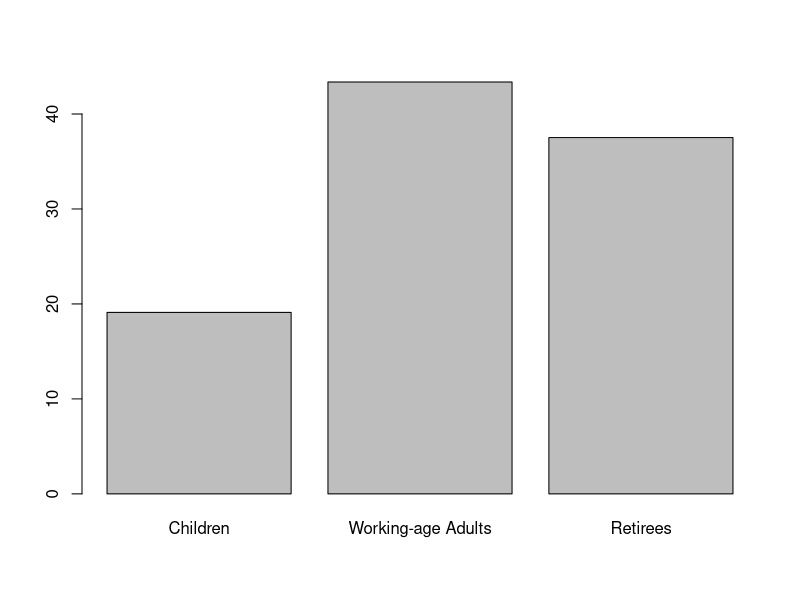
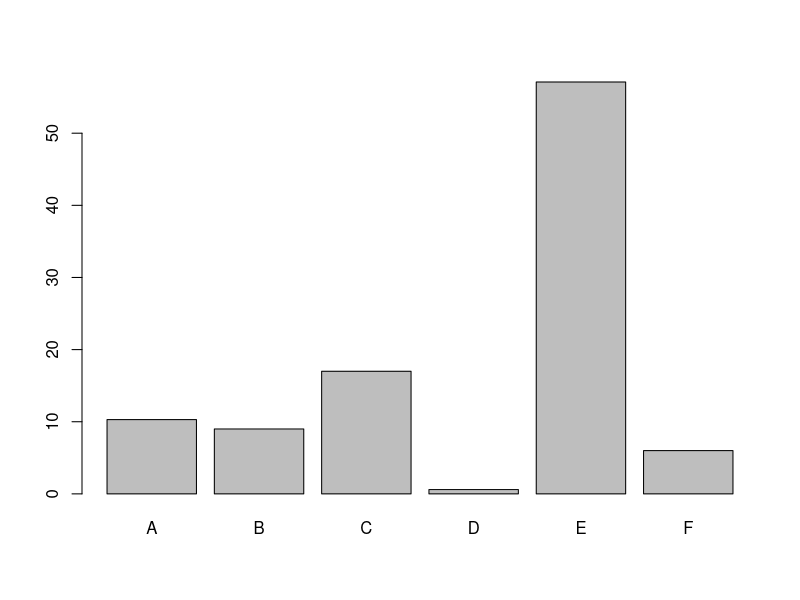
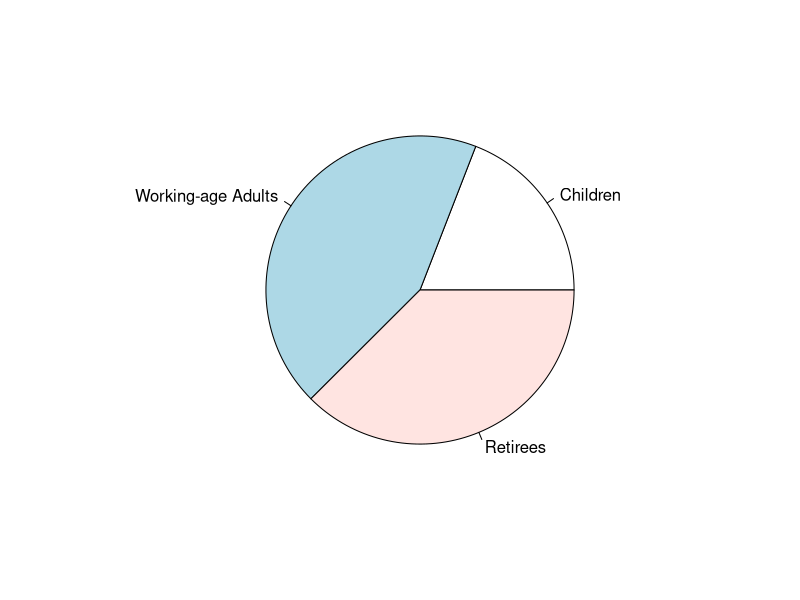
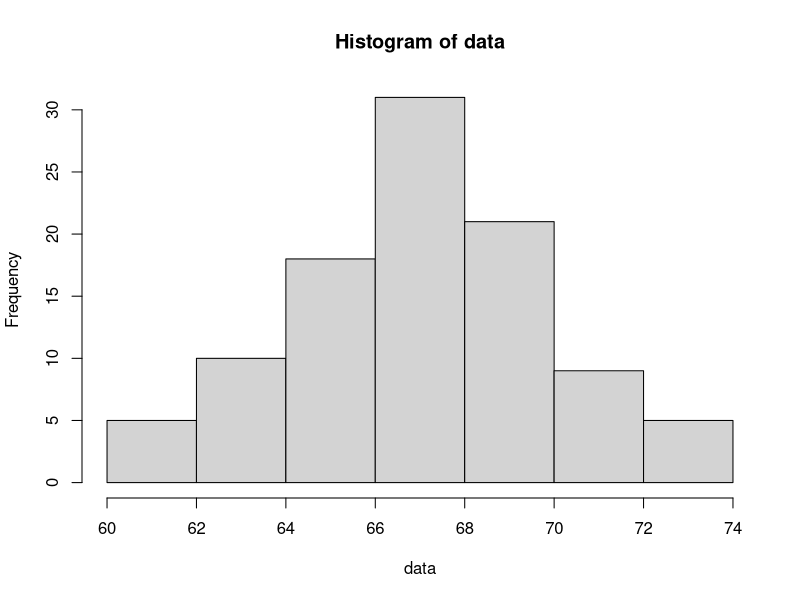
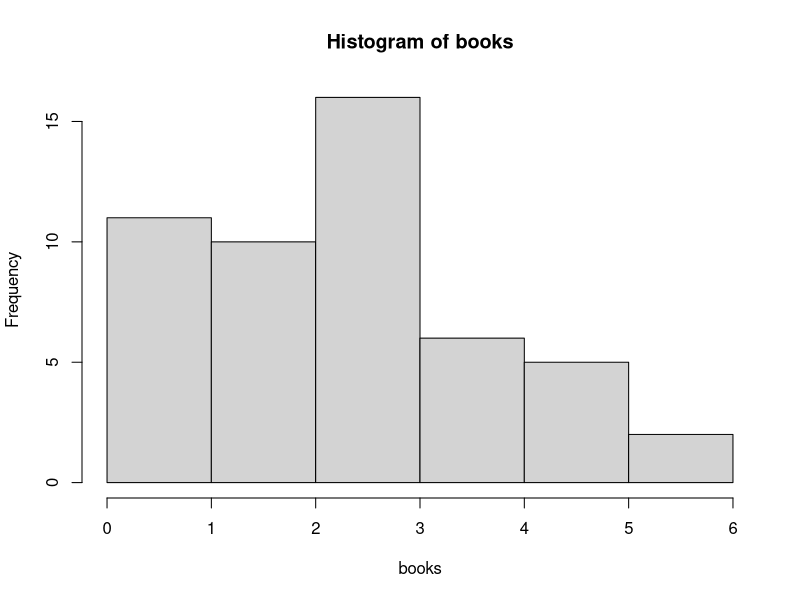
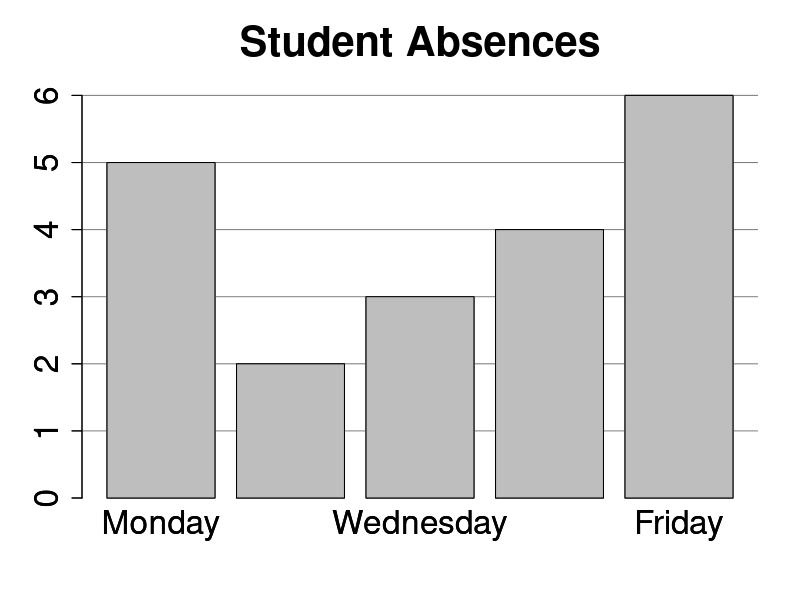
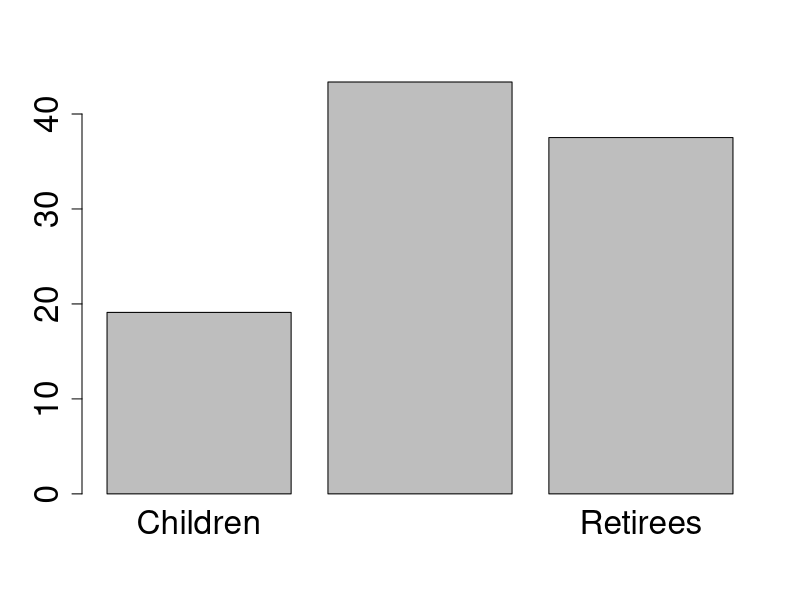
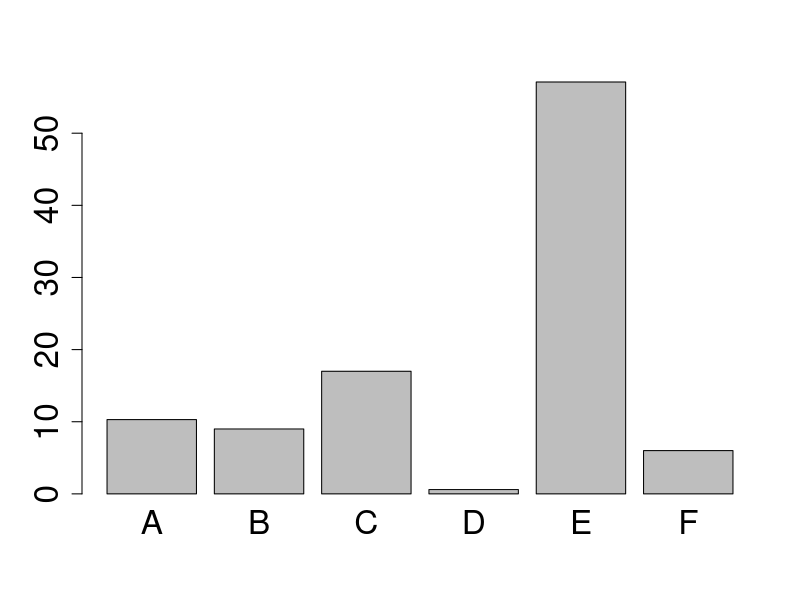

Generate these figures, in order, with R:
# Relative Frequency for Face-to-Face Modality
42/75

# Relative Frequency for Online Modality
26/75

# Relative Frequency for Hybrid Modality
7/75

png("elementary_attendance_barchart.png", width = 1000, height = 500)

absences = c(5, 2, 3, 4, 6)
day = c("Monday", "Tuesday", "Wednesday", "Thursday", "Friday")

barplot(height = absences, names = day, ylim = c(0,6.2), cex.names = 2, cex.axis = 2, cex.main = 2.5, main = "Student Absences")
for (j in 1:6) {
    abline(h = j, col = "gray50")
}
barplot(height = absences, names = day, ylim = c(0,6.2), cex.names = 2, cex.axis = 2, cex.main = 2.5, main = "Student Absences", add = TRUE)

dev.off()

2/20 * 100

proportions = c(19.11, 43.37, 37.52)
age_groups = c("Children", "Working-age Adults", "Retirees")

barplot(height = proportions, names = age_groups)

png("park_city_barchart.png", width = 1000, height = 500)

proportions = c(19.11, 43.37, 37.52)
age_groups = c("Children", "Working-age Adults", "Retirees")

barplot(height = proportions, names = age_groups, cex.names = 2, cex.axis = 2)

dev.off()

APproportion = c(10.3, 9.0, 17.0, 0.6, 57.1, 6.0)
race = c("A", "B", "C", "D", "E", "F")

barplot(height = APproportion, names = race)

png("ap_examinees_barchart.png", width = 1000, height = 500)

APproportion = c(10.3, 9.0, 17.0, 0.6, 57.1, 6.0)
race = c("A", "B", "C", "D", "E", "F")

barplot(height = APproportion, names = race, cex.names = 2, cex.axis = 2)

dev.off()

proportions = c(19.11, 43.37, 37.52)
age_groups = c("Children", "Working-age Adults", "Retirees")

pie(proportions, labels = age_groups)

png("park_city_piechart.png", width = 1000, height = 1000)

par(mar = c(2, 0, 0, 0))

proportions = c(19.11, 43.37, 37.52)
age_groups = c("Children", "Working-age\nAdults", "Retirees")

pie(proportions, labels = age_groups, cex = 2.5)

dev.off()

png("pie_vs_bar.png", width = 1000, height = 1000)

a <- matrix(c(17, 18, 20, 22, 23,
                20, 20, 19, 21, 20,
                23, 22, 20, 18, 17), nrow=3, byrow=T)
  titles <- c("A", "B", "C")
  cols <- c("#173f5f", "#20639b", "#3caea3", "#f6d55c", "tomato2")
  
  defaultmar <- par()$mar
  layout(matrix(c(1,3,5,
                  2,4,6), nrow=2, byrow=T), height=c(1,1))       
  par(cex=2)
  par(font=1)
  par(las=1)
  par(font.axis=1)
  par(mgp=c(1,1,0))
  
  for (i in 1:nrow(a)) {
    par(mar=c(0,0,2,0))
    pie(a[i,], init=90, clockwise=T, col=cols, radius=0.8)
    title(main=titles[i], line=0)
    par(mar=defaultmar+c(-2,-1.5,-4,-0.5))
    par(mgp=c(0,0.5,0))
    barplot(a[i,], horiz=F, xlim=c(0,10), ylim=c(0,25), col=cols, border=1,
            names.arg=1:5, space=0.8, axes=F)
    par(mgp=c(0,1,0))
  
    
    axis(2)
  }

dev.off()

png("gas_hist.png", width = 1000, height = 700)

x = runif(45, min = 4.30, max = 4.40)
x = append(x, runif(60, min = 4.40, max = 4.50))
x = append(x, runif(70, min = 4.50, max = 4.60))
x = append(x, runif(40, min = 4.60, max = 4.70))
x = append(x, runif(20, min = 4.70, max = 4.80))
x = append(x, runif(15, min = 4.80, max = 4.90))
x = append(x, runif(5, min = 4.90, max = 5.00))

par(mgp = c(4, 1, 0), mar = c(5, 6, 5, 0))
hist(x, ylim = c(0, 71), xaxt = "n", xlab = "Gas Prices", main = "Histogram of Gas Prices in the Bay Area", cex.lab = 2.5, cex.axis = 2, cex.main = 2.5, col = "gray70")
for (j in 1:7) {
    abline(h = j*10, col = "gray50")
}
hist(x, ylim = c(0, 71), xaxt = "n", xlab = "Gas Prices", main = "Histogram of Gas Prices in the Bay Area", cex.lab = 2.5, cex.axis = 2, cex.main = 2.5, col = "gray70", add = TRUE)
axis(1, at = seq(from = 4.30, to = 5.00, by = 0.10), labels = c("4.30", "4.40", "4.50", "4.60", "4.70", "4.80", "4.90", "5.00"), cex.axis = 2)

dev.off()

130/255 * 100

data = c(60, 60.5, 61, 61, 61.5, 63.5, 63.5, 63.5, 64, 64, 64, 64, 64, 64, 64, 64.5, 64.5, 64.5, 64.5, 64.5, 64.5, 64.5, 64.5, 66, 66, 66, 66, 66, 66, 66, 66, 66, 66, 66.5, 66.5, 66.5, 66.5, 66.5, 66.5, 66.5, 66.5, 66.5, 66.5, 66.5, 67, 67, 67, 67, 67, 67, 67, 67, 67, 67, 67, 67, 67.5, 67.5, 67.5, 67.5, 67.5, 67.5, 68, 68, 69, 69, 69, 69, 69, 69, 69, 69, 69, 69, 69.5, 69.5, 69.5, 69.5, 69.5, 70, 70, 70, 70, 70, 70, 70.5, 70.5, 70.5, 71, 71, 71, 72, 72, 72, 72.5, 72.5, 73, 73.5, 74)

hist(data)

png("soccer_hist.png", width = 1000, height = 500)

par(mgp = c(4, 1, 0), mar = c(5, 6, 5, 0))
data = c(60, 60.5, 61, 61, 61.5, 63.5, 63.5, 63.5, 64, 64, 64, 64, 64, 64, 64, 64.5, 64.5, 64.5, 64.5, 64.5, 64.5, 64.5, 64.5, 66, 66, 66, 66, 66, 66, 66, 66, 66, 66, 66.5, 66.5, 66.5, 66.5, 66.5, 66.5, 66.5, 66.5, 66.5, 66.5, 66.5, 67, 67, 67, 67, 67, 67, 67, 67, 67, 67, 67, 67, 67.5, 67.5, 67.5, 67.5, 67.5, 67.5, 68, 68, 69, 69, 69, 69, 69, 69, 69, 69, 69, 69, 69.5, 69.5, 69.5, 69.5, 69.5, 70, 70, 70, 70, 70, 70, 70.5, 70.5, 70.5, 71, 71, 71, 72, 72, 72, 72.5, 72.5, 73, 73.5, 74)

hist(data, cex.lab = 2.5, cex.axis = 2, cex.main = 2.5, col = "gray70")

dev.off()

books = c(0, 0, 1, 1, 1, 1, 1, 1, 1, 1, 1, 2, 2, 2, 2, 2, 2, 2, 2, 2, 2, 3, 3, 3, 3, 3, 3, 3, 3, 3, 3, 3, 3, 3, 3, 3, 3, 4, 4, 4, 4, 4, 4, 5, 5, 5, 5, 5, 6, 6)

hist(books)

png("books_hist.png", width = 1000, height = 500)

par(mgp = c(4, 1, 0), mar = c(5, 6, 5, 0))
books = c(0, 0, 1, 1, 1, 1, 1, 1, 1, 1, 1, 2, 2, 2, 2, 2, 2, 2, 2, 2, 2, 3, 3, 3, 3, 3, 3, 3, 3, 3, 3, 3, 3, 3, 3, 3, 3, 4, 4, 4, 4, 4, 4, 5, 5, 5, 5, 5, 6, 6)

hist(books, cex.lab = 2.5, cex.axis = 2, cex.main = 2.5, col = "gray70")

dev.off()

png("books_bar.png", width = 1000, height = 500)

par(mgp = c(4, 1, 0), mar = c(5, 6, 5, 0))
books = c(0, 0, 1, 1, 1, 1, 1, 1, 1, 1, 1, 2, 2, 2, 2, 2, 2, 2, 2, 2, 2, 3, 3, 3, 3, 3, 3, 3, 3, 3, 3, 3, 3, 3, 3, 3, 3, 4, 4, 4, 4, 4, 4, 5, 5, 5, 5, 5, 6, 6)

freq = c()
lab = c()
for (j in 0:6) {
    freq = append(freq, sum(books == j))
    lab = append(lab, paste0(j, " books"))
}

barplot(height = freq, names = lab, 
        main = "Bar chart of books",
        ylab = "Frequency",
        xlab = "Number of Books",
        cex.lab = 2.5, cex.axis = 2, cex.names = 2, cex.main = 2.5)

dev.off()
